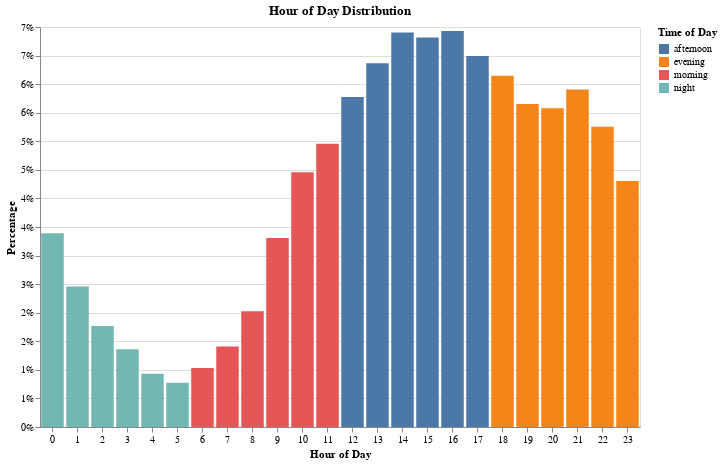

The cell this chart's notebook holds for it:
### Code cell
import altair as alt

# Group by 'hour_of_day' and get count of each hour
hour_counts = (
    df_sessions
    .group_by("hour_of_day", "time_of_day")
    .agg(pl.len().alias("count"))
    .sort("hour_of_day")
)

# Create chart with percentage transformation
chart = alt.Chart(hour_counts).transform_joinaggregate(
    TotalSessions='sum(count)'
).transform_calculate(
    Percent='datum.count / datum.TotalSessions'
).mark_bar().encode(
    x=alt.X('hour_of_day:N', title='Hour of Day', axis=alt.Axis(labelAngle=0)),
    y=alt.Y('Percent:Q', title='Percentage', axis=alt.Axis(format='.0%')),
    color=alt.Color('time_of_day:N', title="Time of Day", scale=alt.Scale(scheme='tableau10'))
).properties(
    title="Hour of Day Distribution",
    width=600,
    height=400
)

chart

### Figure 1 — Vega-Lite specification as saved in the notebook (floating-point values rounded to 4 significant figures)
{"config": {"view": {"continuousWidth": 300, "continuousHeight": 300}}, "data": {"name": "data-559d0ec7be3685e1de0b170fde5dcf4d"}, "mark": {"type": "bar"}, "encoding": {"color": {"field": "time_of_day", "scale": {"scheme": "tableau10"}, "title": "Time of Day", "type": "nominal"}, "x": {"axis": {"labelAngle": 0}, "field": "hour_of_day", "title": "Hour of Day", "type": "nominal"}, "y": {"axis": {"format": ".0%"}, "field": "Percent", "title": "Percentage", "type": "quantitative"}}, "height": 400, "title": "Hour of Day Distribution", "transform": [{"joinaggregate": [{"op": "sum", "field": "count", "as": "TotalSessions"}]}, {"calculate": "datum.count / datum.TotalSessions", "as": "Percent"}], "width": 600, "$schema": "https://vega.github.io/schema/vega-lite/v5.20.1.json", "datasets": {"data-559d0ec7be3685e1de0b170fde5dcf4d": [{"hour_of_day": 0, "time_of_day": "night", "count": 5694}, {"hour_of_day": 1, "time_of_day": "night", "count": 4127}, {"hour_of_day": 2, "time_of_day": "night", "count": 2964}, {"hour_of_day": 3, "time_of_day": "night", "count": 2284}, {"hour_of_day": 4, "time_of_day": "night", "count": 1563}, {"hour_of_day": 5, "time_of_day": "night", "count": 1303}, {"hour_of_day": 6, "time_of_day": "morning", "count": 1733}, {"hour_of_day": 7, "time_of_day": "morning", "count": 2366}, {"hour_of_day": 8, "time_of_day": "morning", "count": 3397}, {"hour_of_day": 9, "time_of_day": "morning", "count": 5555}, {"hour_of_day": 10, "time_of_day": "morning", "count": 7483}, {"hour_of_day": 11, "time_of_day": "morning", "count": 8320}, {"hour_of_day": 12, "time_of_day": "afternoon", "count": 9696}, {"hour_of_day": 13, "time_of_day": "afternoon", "count": 10687}, {"hour_of_day": 14, "time_of_day": "afternoon", "count": 11590}, {"hour_of_day": 15, "time_of_day": "afternoon", "count": 11443}, {"hour_of_day": 16, "time_of_day": "afternoon", "count": 11636}, {"hour_of_day": 17, "time_of_day": "afternoon", "count": 10897}, {"hour_of_day": 18, "time_of_day": "evening", "count": 10319}, {"hour_of_day": 19, "time_of_day": "evening", "count": 9487}, {"hour_of_day": 20, "time_of_day": "evening", "count": 9366}, {"hour_of_day": 21, "time_of_day": "evening", "count": 9918}, {"hour_of_day": 22, "time_of_day": "evening", "count": 8822}, {"hour_of_day": 23, "time_of_day": "evening", "count": 7230}]}}
